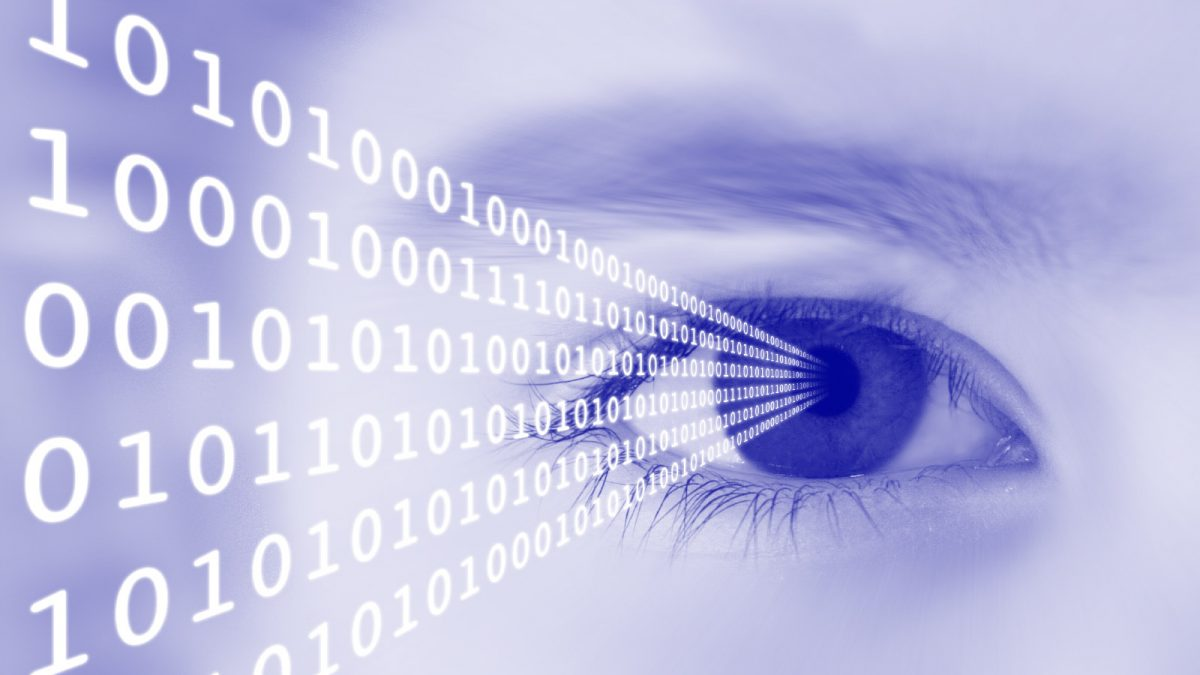
#> input picture img.jpg, 1200 x 675 px
$ jupyter execute 3_c.ipynb
#> lines starting #> are read from the running program, lines starting #| are printed output that depends on the picture; after the words box and inside, x2 and y2 are one past the last pixel; in counts of white or black regions, pixels touching at a corner belong together
[cell 1]
import cv2
import numpy as np
import matplotlib.pyplot as plt


originalImage = cv2.imread("img.jpg", cv2.IMREAD_GRAYSCALE)
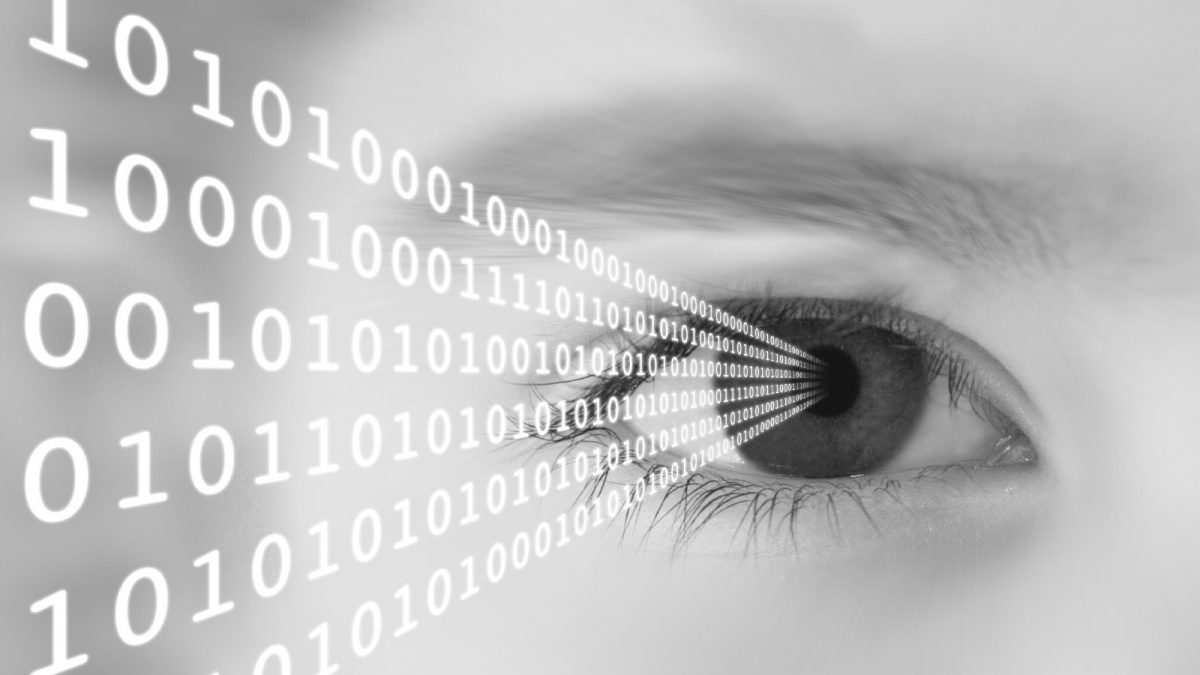
#> originalImage: shape (675, 1200); min 11, max 255, mean 190.5
originalImage = cv2.resize(originalImage, (512, 512))
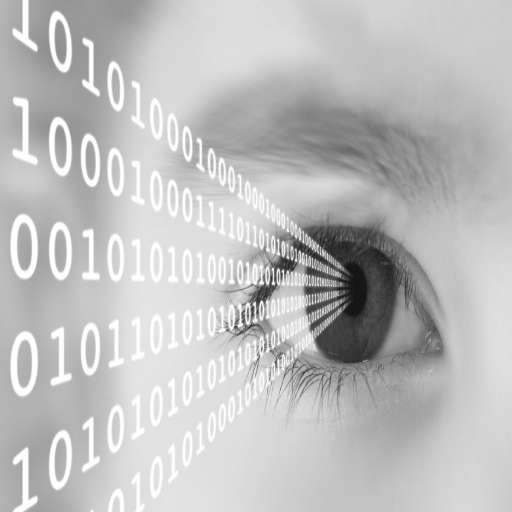
#> originalImage: shape (512, 512); min 19, max 255, mean 190.4


def addSaltPeperNoise(image, saltRatio, pepperRatio):
    noisyImage = image.copy()
    numOfPixels = image.size
    numOfSaltPixels = int(saltRatio * numOfPixels)
    numOfPepperPixels = int(pepperRatio * numOfPixels)

    for i in range(numOfSaltPixels):
        x, y = np.random.randint(0, noisyImage.shape) # (row, col) = (512, 512)
        noisyImage[x][y] = 255

    for i in range(numOfPepperPixels):
        x, y = np.random.randint(0, noisyImage.shape) # (row, col) = (512, 512)
        noisyImage[x][y] = 0

    return noisyImage

[cell 2]
def harmonicMean(image, kernelSize = 2):
    filteredImage  = np.zeros_like(image)
    padSize = kernelSize // 2
    paddedImage = np.pad(image, (padSize, padSize), mode='constant')

    # Loop through each pixel in the original image
    for i in range (padSize, image.shape[0] + padSize):
        for j in range(padSize, image.shape[1] + padSize):
            window = paddedImage[i - padSize: i+padSize+1, j - padSize: j+padSize+1] # Extract the local neighborhood (window) around the current pixel

            pixel = 0
            for r in range(window.shape[0]):
                for k in range(window.shape[1]):
                    pixel += 0 if np.isinf(1/window[r, k]) else 1/window[r, k] # Avoid division by zero by setting 0 if the reciprocal is infinity

            pixel = 0 if pixel == 0 else (kernelSize ** 2 / pixel) # Calculate the final pixel value using the harmonic mean formula

            if pixel > 255:  # Clip the pixel value to the range [0, 255]
                pixel = 255

            filteredImage[i-padSize, j-padSize]= pixel
    return filteredImage


def geoMetricMean(image, kernelSize = 2):
    filteredImage  = np.zeros_like(image)
    padSize = kernelSize // 2
    paddedImage = np.pad(image, (padSize, padSize), mode='constant')

    for i in range (padSize, image.shape[0] + padSize):
        for j in range(padSize, image.shape[1] + padSize):
            window = paddedImage[i - padSize: i+padSize+1, j - padSize: j+padSize+1]

            pixel = 1
            # Calculate the product of pixel values in the window
            for r in range(window.shape[0]):
                for k in range(window.shape[1]):
                    pixel = pixel * int(window[r, k])

            pixel = pixel ** (1/(kernelSize ** 2)) # Take the geometric mean by raising the product to the power of (1 / (kernelSize^2))

            if pixel > 255:
                pixel = 255

            filteredImage[i-padSize, j-padSize]= pixel
    return filteredImage


def calcPSNR(originalImage, degradedImage):     #Peak Signal-to-Noise Ratio
    mse = np.mean((originalImage - degradedImage) ** 2)     # Mean Squared Error (MSE)
    if mse == 0:
        return np.inf
    maxPixelValue = 255.0
    pnsrValue = 20 * np.log10(maxPixelValue / np.sqrt(mse))
    return round(pnsrValue, 2)

[cell 3]
plt.figure(figsize=(10, 12))

plt.subplot(3, 2, 1)
plt.imshow(originalImage, cmap='gray')
plt.title(f"Original Image (PNSR={calcPSNR(originalImage, originalImage)})")
#> in calcPSNR, `mse = np.mean((originalImage - degradedImage) ** 2)`: mse = 0

noisyImage = addSaltPeperNoise(originalImage, 0.05, 0.15)
#> after the loop in addSaltPeperNoise, `for i in range(numOfSaltPixels):`:
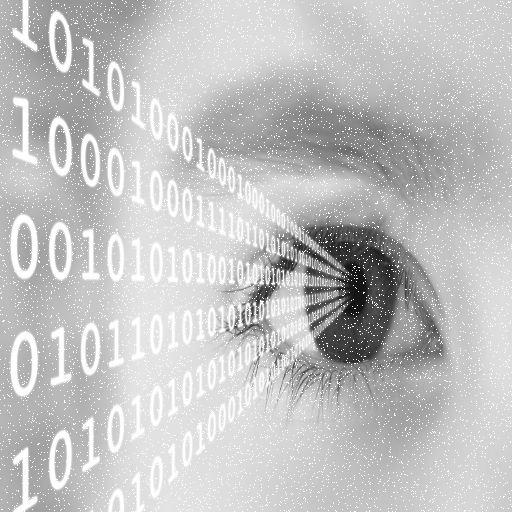
#> noisyImage: shape (512, 512); 4.83% of pixels changed, all inside (x1, y1, x2, y2) = (0, 0, 512, 512)
#> after the loop in addSaltPeperNoise, `for i in range(numOfPepperPixels):`:
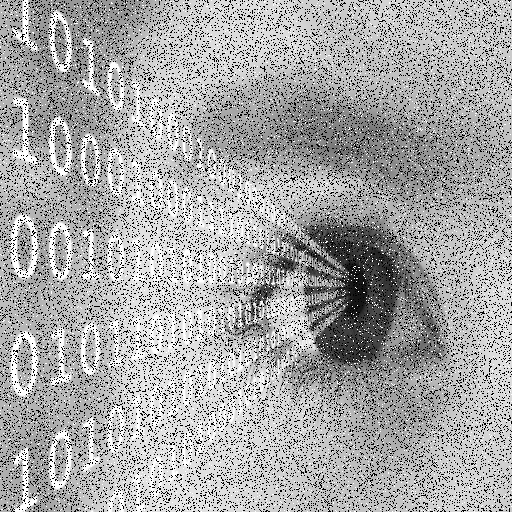
#> noisyImage: shape (512, 512); 13.95% of pixels changed, all inside (x1, y1, x2, y2) = (0, 0, 512, 512)
plt.subplot(3, 2, 2)
plt.imshow(noisyImage, cmap='gray')
plt.title(f"Noisy Image (Salt & Pepper) (PNSR={calcPSNR(originalImage, noisyImage)})")

harmonicMeanFilteredImage = harmonicMean(noisyImage, 3)
#> in harmonicMean, `paddedImage = np.pad(image, (padSize, padSize), mode='constant')`:
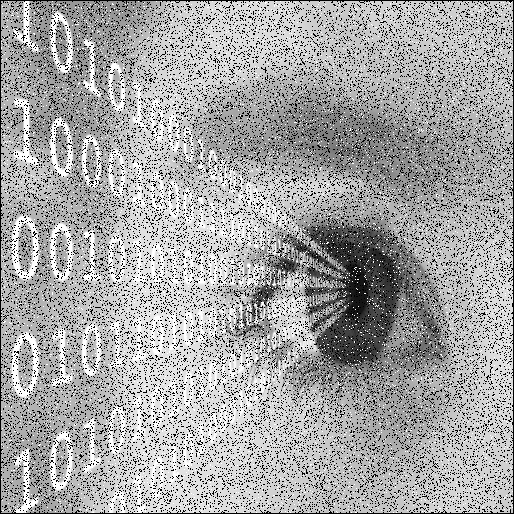
#> paddedImage: shape (514, 514); min 0, max 255, mean 165.3
#> after the loop in harmonicMean, `for i in range (padSize, image.shape[0] + padSize):`:
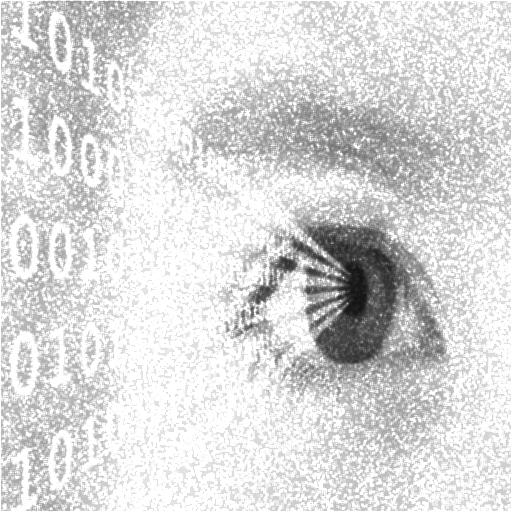
#> filteredImage: shape (512, 512); min 20, max 255, mean 216.9
plt.subplot(3, 2, 3)
plt.imshow(harmonicMeanFilteredImage, cmap='gray')
plt.title(f"Harmonic Mean filtered Image (PNSR={calcPSNR(originalImage, harmonicMeanFilteredImage)})")

geoMetricMeanFilteredImage = geoMetricMean(noisyImage, 3)
#> after the loop in geoMetricMean, `for i in range (padSize, image.shape[0] + padSize):`:
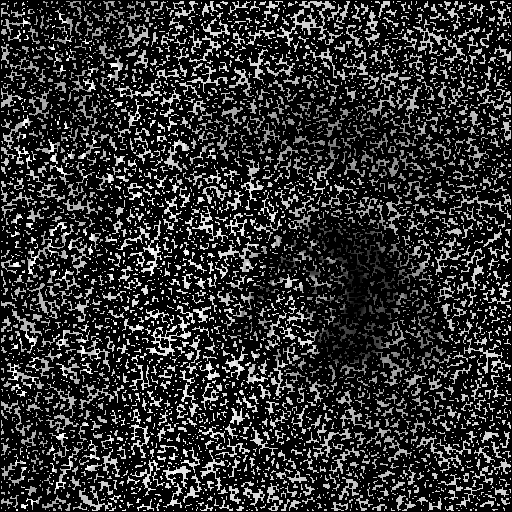
#> filteredImage: shape (512, 512); min 0, max 254, mean 49.4
plt.subplot(3, 2, 4)
plt.imshow(geoMetricMeanFilteredImage, cmap='gray')
plt.title(f"Geometric Mean filtered Image (PNSR={calcPSNR(originalImage, geoMetricMeanFilteredImage)})")
